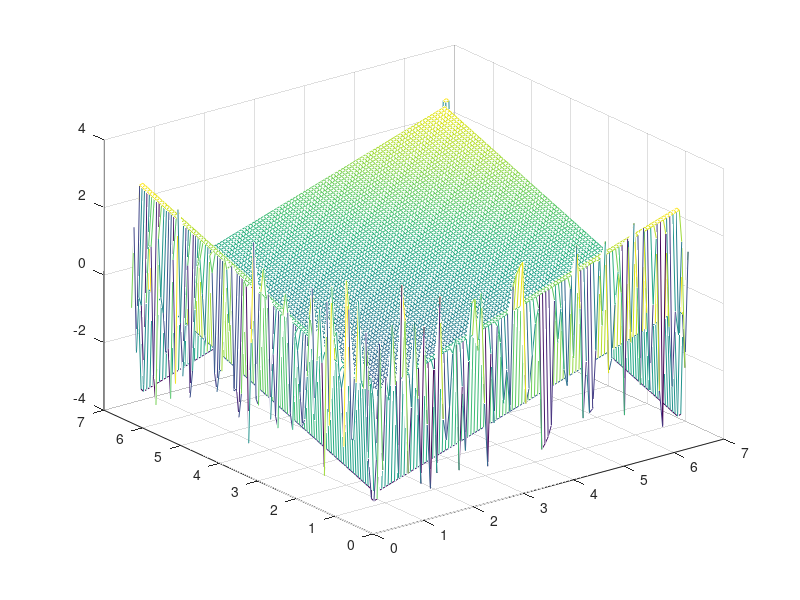

This chart was generated by the following MATLAB code: (Note: this script raises an error after producing the figure.)
Fs100 = 100;
ts100 = 0:1/Fs100:1;
Fs150 = 150;
ts150 = 0:1/Fs150:1;

%B1
t = (-1:0.01:1)';
sin_f100 = sin(2*pi*10*ts100);
fft_sin100 = fft(sin_f100);
stem(ts100,abs(fft_sin100));

sin_f150 = sin(2*pi*10*ts150);
fft_sin150 = fft(sin_f150);
stem(ts150,abs(fft_sin150));

%fft_sin = fft(y);
%ifft_sin = ifft(fft_sin);

%plot(x,fft(y))

%B2
%fft of sin wave is 1 at 0 and 2pi ? => the amplitude is collected at those
%point of the phase ???
%B3 a: different f in cos

y_f100 = cos(2*pi*10*ts100);


y_f150 = cos(2*pi*10*ts150);

%B3 b
unitstep = t>=0;

%B3 
impulse = t==0;

ramp = t.*unitstep;
quad = t.^2.*unitstep;
cos100 = cos(2*pi*10*t)/2+0.5;
cos200 = cos(2*pi*20*t)/2+0.5;

impulseFFT = fft(impulse);
unitstepFFT = fft(unitstep);
plot(t,[impulse unitstep cos100 cos200])
plot(t,[abs(impulseFFT) abs(unitstepFFT) abs(fft(cos100)) abs(fft(cos200))])
plot(t,[angle(impulseFFT) angle(unitstepFFT) angle(fft(cos100)) angle(fft(cos200))])
%plot(t,[unitstepFFT, impulseFFT ]);




%B4
%surf(bsxfun(@(x,y)sin(x)+sin(y),-pi:0.1:pi,(-pi:0.1:pi)'));
%surf(sin(repmat(-pi:0.1:pi,100,1)));
%surf(bsxfun(@(x,y)sin(x)+y,-pi:0.1:pi,(-pi:0.1:pi)'));
[X, Y]= meshgrid(linspace(0,2*pi));
Z = sin(X).*sin(Y);
mesh(X,Y,Z);
mesh(X,Y,abs(fft2(Z)));
mesh(X,Y,angle(fft2(Z)));
Z2 = sin(X*2).*sin(Y*2);
mesh(X,Y,Z2);
mesh(X,Y,abs(fft2(Z2)));
mesh(X,Y,angle(fft2(Z2)));



%B5
%Gaussian filter fspecial('gaussian',hsize,sigma)
[X_filter, Y_filter]= meshgrid(linspace(1,3,1));
gaussian_filter = fspecial('gaussian',3,1);



%B6
lena_img = imread('lenaG.bmp');
colormap(gray) 
pic=imread('lenaG.bmp');
%images are stored as integers, so we need to double them for Matlab
%we also need to ensure we have a greyscale, not three colour planes 
pic=double(pic(:,:,1));
 
Fpic=fft2(rearrange(pic));
Fpic_true = fft2(pic);

%B7
%fourier transform with no phase

no_phase = abs(Fpic_true);
%no_mag = abs(Fpic_true);


%B8
%fourier transform with constant magnitude
% . is nescessary for matrix ops

cols = 512;
rows = 512;
no_mag = ones(cols, rows);
for x = 1:cols %address all columns
  for y = 1:rows %address all rows
    no_mag(x,y) = Fpic_true(x,y) / norm(Fpic_true(x,y));
  end
end

imshow((ifft2(no_phase)),[]);
imshow((ifft2(no_mag)),[]);


%B10:
lenaT = transpose(lena_img);
FpicT=fft2(rearrange(lenaT));
FpicT_true = fft2(lenaT);

subplot(2,3,1), imagesc(lena_img)
title ('Original image')
subplot(2,3,2), imagesc(log(abs(Fpic_true)))
title ('Fourier transform')
subplot(2,3,3), imagesc(log(abs(Fpic)))
title ('Rearranged Fourier transform')
subplot(2,3,4), imagesc(lenaT)
title ('Rotated image')
subplot(2,3,5), imagesc(log(abs(FpicT_true)))
title ('Rotated Fourier transform')
subplot(2,3,6), imagesc(log(abs(FpicT)))
title ('Rotated Rearranged Fourier transform')



% need to check what is abs or phase
%images are stored as integers, so we need to double them for Matlab
%we also need to ensure we have a greyscale, not three colour planes 
function rearranged = rearrange(image)
%New image is rearranged so when transformed dc is at centre
%
%  Usage: new image = rearrange(image)
%
%  Parameters: image      - array of points 

%get dimensions
[rows,cols]=size(image); 

%rearrange image
for x = 1:cols %address all columns
  for y = 1:rows %address all rows
    rearranged(y,x)=image(y,x)*((-1)^(y+x)); %Eq. 2.30
  end
end
end


